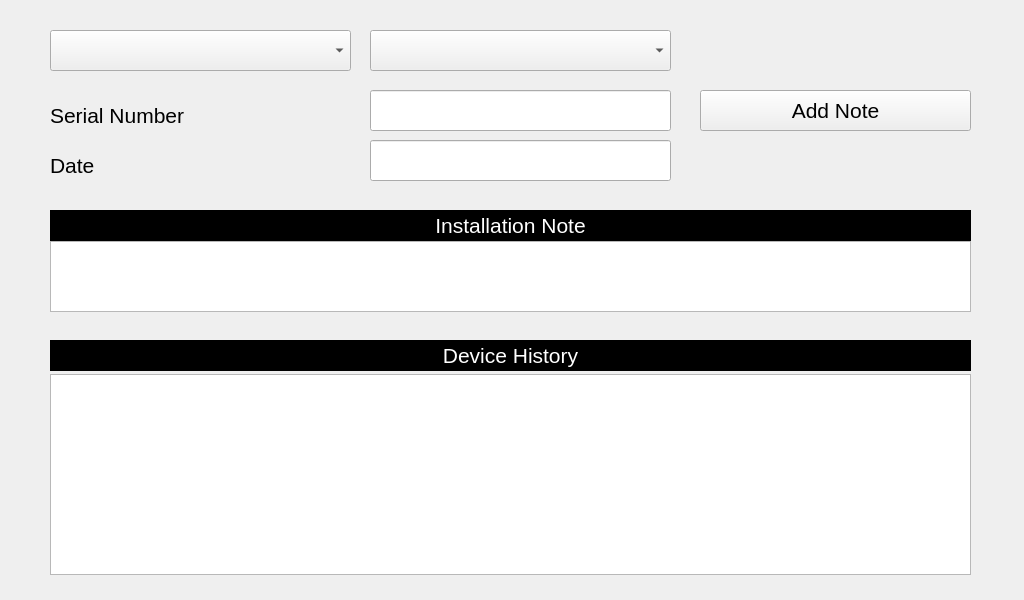
<?xml version="1.0" encoding="UTF-8"?>
<ui version="4.0">
 <class>ServiceInstallationLog</class>
 <widget class="QWidget" name="ServiceInstallationLog">
  <property name="geometry">
   <rect>
    <x>0</x>
    <y>0</y>
    <width>1024</width>
    <height>600</height>
   </rect>
  </property>
  <property name="font">
   <font>
    <pointsize>22</pointsize>
   </font>
  </property>
  <property name="windowTitle">
   <string>Form</string>
  </property>
  <widget class="QLabel" name="lblSerialId">
   <property name="geometry">
    <rect>
     <x>50</x>
     <y>100</y>
     <width>321</width>
     <height>31</height>
    </rect>
   </property>
   <property name="sizePolicy">
    <sizepolicy hsizetype="Fixed" vsizetype="Fixed">
     <horstretch>0</horstretch>
     <verstretch>0</verstretch>
    </sizepolicy>
   </property>
   <property name="minimumSize">
    <size>
     <width>321</width>
     <height>31</height>
    </size>
   </property>
   <property name="maximumSize">
    <size>
     <width>321</width>
     <height>31</height>
    </size>
   </property>
   <property name="font">
    <font>
     <pointsize>16</pointsize>
    </font>
   </property>
   <property name="text">
    <string>Serial Number</string>
   </property>
  </widget>
  <widget class="QLineEdit" name="txtEditDateId">
   <property name="geometry">
    <rect>
     <x>370</x>
     <y>140</y>
     <width>301</width>
     <height>41</height>
    </rect>
   </property>
   <property name="sizePolicy">
    <sizepolicy hsizetype="Fixed" vsizetype="Fixed">
     <horstretch>0</horstretch>
     <verstretch>0</verstretch>
    </sizepolicy>
   </property>
   <property name="minimumSize">
    <size>
     <width>301</width>
     <height>41</height>
    </size>
   </property>
   <property name="maximumSize">
    <size>
     <width>301</width>
     <height>41</height>
    </size>
   </property>
   <property name="font">
    <font>
     <pointsize>16</pointsize>
    </font>
   </property>
   <property name="toolTip">
    <string notr="true"/>
   </property>
   <property name="inputMask">
    <string notr="true"/>
   </property>
   <property name="text">
    <string notr="true"/>
   </property>
  </widget>
  <widget class="QPushButton" name="butAddNewNote">
   <property name="geometry">
    <rect>
     <x>700</x>
     <y>90</y>
     <width>271</width>
     <height>41</height>
    </rect>
   </property>
   <property name="sizePolicy">
    <sizepolicy hsizetype="Fixed" vsizetype="Fixed">
     <horstretch>0</horstretch>
     <verstretch>0</verstretch>
    </sizepolicy>
   </property>
   <property name="minimumSize">
    <size>
     <width>271</width>
     <height>41</height>
    </size>
   </property>
   <property name="maximumSize">
    <size>
     <width>271</width>
     <height>41</height>
    </size>
   </property>
   <property name="font">
    <font>
     <pointsize>16</pointsize>
    </font>
   </property>
   <property name="text">
    <string>Add Note</string>
   </property>
  </widget>
  <widget class="QComboBox" name="cboDeviceId">
   <property name="geometry">
    <rect>
     <x>50</x>
     <y>30</y>
     <width>301</width>
     <height>41</height>
    </rect>
   </property>
   <property name="sizePolicy">
    <sizepolicy hsizetype="Fixed" vsizetype="Fixed">
     <horstretch>0</horstretch>
     <verstretch>0</verstretch>
    </sizepolicy>
   </property>
   <property name="minimumSize">
    <size>
     <width>301</width>
     <height>41</height>
    </size>
   </property>
   <property name="maximumSize">
    <size>
     <width>301</width>
     <height>41</height>
    </size>
   </property>
   <property name="font">
    <font>
     <pointsize>16</pointsize>
    </font>
   </property>
  </widget>
  <widget class="QComboBox" name="cboDeviceSubId">
   <property name="geometry">
    <rect>
     <x>370</x>
     <y>30</y>
     <width>301</width>
     <height>41</height>
    </rect>
   </property>
   <property name="sizePolicy">
    <sizepolicy hsizetype="Fixed" vsizetype="Fixed">
     <horstretch>0</horstretch>
     <verstretch>0</verstretch>
    </sizepolicy>
   </property>
   <property name="minimumSize">
    <size>
     <width>301</width>
     <height>41</height>
    </size>
   </property>
   <property name="maximumSize">
    <size>
     <width>301</width>
     <height>41</height>
    </size>
   </property>
   <property name="font">
    <font>
     <pointsize>16</pointsize>
    </font>
   </property>
   <property name="currentIndex">
    <number>-1</number>
   </property>
  </widget>
  <widget class="QLineEdit" name="txtEditSerialId">
   <property name="geometry">
    <rect>
     <x>370</x>
     <y>90</y>
     <width>301</width>
     <height>41</height>
    </rect>
   </property>
   <property name="sizePolicy">
    <sizepolicy hsizetype="Fixed" vsizetype="Fixed">
     <horstretch>0</horstretch>
     <verstretch>0</verstretch>
    </sizepolicy>
   </property>
   <property name="minimumSize">
    <size>
     <width>301</width>
     <height>41</height>
    </size>
   </property>
   <property name="maximumSize">
    <size>
     <width>301</width>
     <height>41</height>
    </size>
   </property>
   <property name="font">
    <font>
     <pointsize>16</pointsize>
    </font>
   </property>
   <property name="toolTip">
    <string notr="true"/>
   </property>
   <property name="inputMask">
    <string notr="true"/>
   </property>
   <property name="text">
    <string notr="true"/>
   </property>
  </widget>
  <widget class="QLabel" name="lblDate">
   <property name="geometry">
    <rect>
     <x>50</x>
     <y>150</y>
     <width>321</width>
     <height>31</height>
    </rect>
   </property>
   <property name="sizePolicy">
    <sizepolicy hsizetype="Fixed" vsizetype="Fixed">
     <horstretch>0</horstretch>
     <verstretch>0</verstretch>
    </sizepolicy>
   </property>
   <property name="minimumSize">
    <size>
     <width>321</width>
     <height>31</height>
    </size>
   </property>
   <property name="maximumSize">
    <size>
     <width>321</width>
     <height>31</height>
    </size>
   </property>
   <property name="font">
    <font>
     <pointsize>16</pointsize>
    </font>
   </property>
   <property name="text">
    <string>Date</string>
   </property>
  </widget>
  <widget class="QLabel" name="lblEditKind">
   <property name="geometry">
    <rect>
     <x>700</x>
     <y>40</y>
     <width>271</width>
     <height>31</height>
    </rect>
   </property>
   <property name="font">
    <font>
     <pointsize>16</pointsize>
    </font>
   </property>
   <property name="whatsThis">
    <string>lblEditKind</string>
   </property>
   <property name="text">
    <string/>
   </property>
  </widget>
  <widget class="QLabel" name="lblDeviceHistory">
   <property name="geometry">
    <rect>
     <x>50</x>
     <y>340</y>
     <width>921</width>
     <height>31</height>
    </rect>
   </property>
   <property name="sizePolicy">
    <sizepolicy hsizetype="Fixed" vsizetype="Fixed">
     <horstretch>0</horstretch>
     <verstretch>0</verstretch>
    </sizepolicy>
   </property>
   <property name="minimumSize">
    <size>
     <width>921</width>
     <height>31</height>
    </size>
   </property>
   <property name="maximumSize">
    <size>
     <width>921</width>
     <height>31</height>
    </size>
   </property>
   <property name="font">
    <font>
     <pointsize>16</pointsize>
    </font>
   </property>
   <property name="styleSheet">
    <string notr="true">QLabel
{
	color: white;
     background: black;
 }</string>
   </property>
   <property name="text">
    <string>Device History</string>
   </property>
   <property name="alignment">
    <set>Qt::AlignCenter</set>
   </property>
  </widget>
  <widget class="QLabel" name="lblInstallNote">
   <property name="geometry">
    <rect>
     <x>50</x>
     <y>210</y>
     <width>921</width>
     <height>31</height>
    </rect>
   </property>
   <property name="sizePolicy">
    <sizepolicy hsizetype="Fixed" vsizetype="Fixed">
     <horstretch>0</horstretch>
     <verstretch>0</verstretch>
    </sizepolicy>
   </property>
   <property name="minimumSize">
    <size>
     <width>921</width>
     <height>31</height>
    </size>
   </property>
   <property name="maximumSize">
    <size>
     <width>921</width>
     <height>31</height>
    </size>
   </property>
   <property name="font">
    <font>
     <pointsize>16</pointsize>
    </font>
   </property>
   <property name="styleSheet">
    <string notr="true">QLabel
{
	color: white;
     background: black;
 }</string>
   </property>
   <property name="text">
    <string>Installation Note</string>
   </property>
   <property name="alignment">
    <set>Qt::AlignCenter</set>
   </property>
  </widget>
  <widget class="QPlainTextEdit" name="txtInstallNote">
   <property name="geometry">
    <rect>
     <x>50</x>
     <y>374</y>
     <width>921</width>
     <height>201</height>
    </rect>
   </property>
   <property name="font">
    <font>
     <pointsize>14</pointsize>
    </font>
   </property>
  </widget>
  <widget class="QPlainTextEdit" name="txtEditNoteId">
   <property name="geometry">
    <rect>
     <x>50</x>
     <y>241</y>
     <width>921</width>
     <height>71</height>
    </rect>
   </property>
   <property name="font">
    <font>
     <pointsize>14</pointsize>
    </font>
   </property>
  </widget>
 </widget>
 <resources/>
 <connections/>
</ui>
